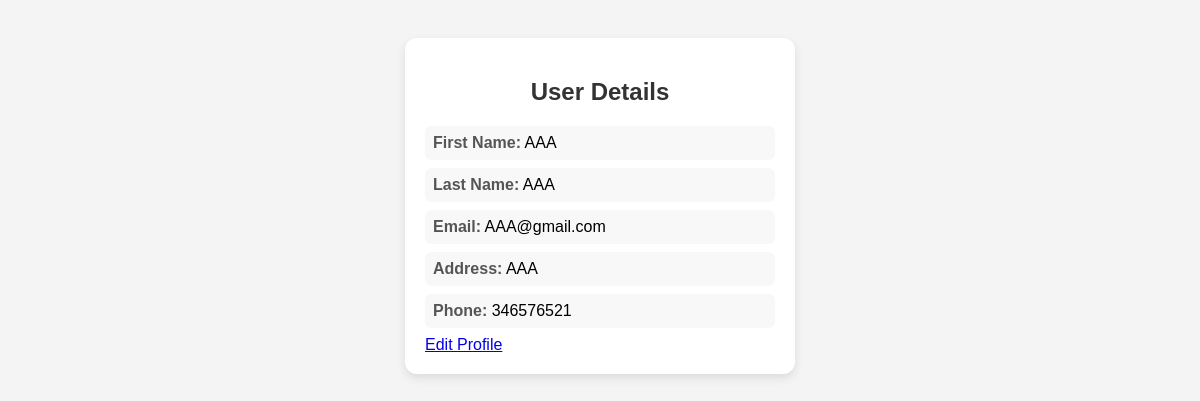
The app's page /profile/ (signed in) with its own data.
### app/models.py (models this page shows, shortened)
class Customuser(AbstractUser):
    users = models.CharField(max_length=100)
    adress = models.CharField(max_length=100)
    phone = models.CharField(max_length=100)

### app/views.py (the view)
# urls.py: path('profile/',views.profile,name='profile'),
def profile(request):
    a=Customuser.objects.get(id=request.user.id)
    return render(request,'profile.html',{'a':a})

### templates/profile.html (shortened to what this page needs)
<!DOCTYPE html>
<html lang="en">
<head>
</head>
<body>
    <div class="card">
        <h2>User Details</h2>
        <div class="details">
            <p><span>First Name:</span> {{ a.first_name }}</p>
            <p><span>Last Name:</span> {{ a.last_name }}</p>
            <p><span>Email:</span> {{ a.email }}</p>
            <p><span>Address:</span> {{ a.adress }}</p>
            <p><span>Phone:</span> {{ a.phone }}</p>
            <a href="{% url 'edit_profile' %}">Edit Profile</a>
        </div>
    </div>
</body>
</html>

### templates/profile.html (style rules this page uses)
body { font-family: Arial, sans-serif; background: #f4f4f4; padding: 30px; }
.card { width: 350px; margin: auto; background: white; padding: 20px; border-radius: 12px; box-shadow: 0 4px 10px rgba(0, 0, 0, 0.1); }
.card h2 { text-align: center; margin-bottom: 20px; color: #333; }
.details { margin-top: 10px; }
.details p { font-size: 16px; margin: 8px 0; padding: 8px; background: #f8f8f8; border-radius: 6px; }
.details span { font-weight: bold; color: #555; }

### records on screen
Customuser: first_name "AAA", last_name "AAA", email "AAA@gmail.com", adress "AAA", phone "346576521"
